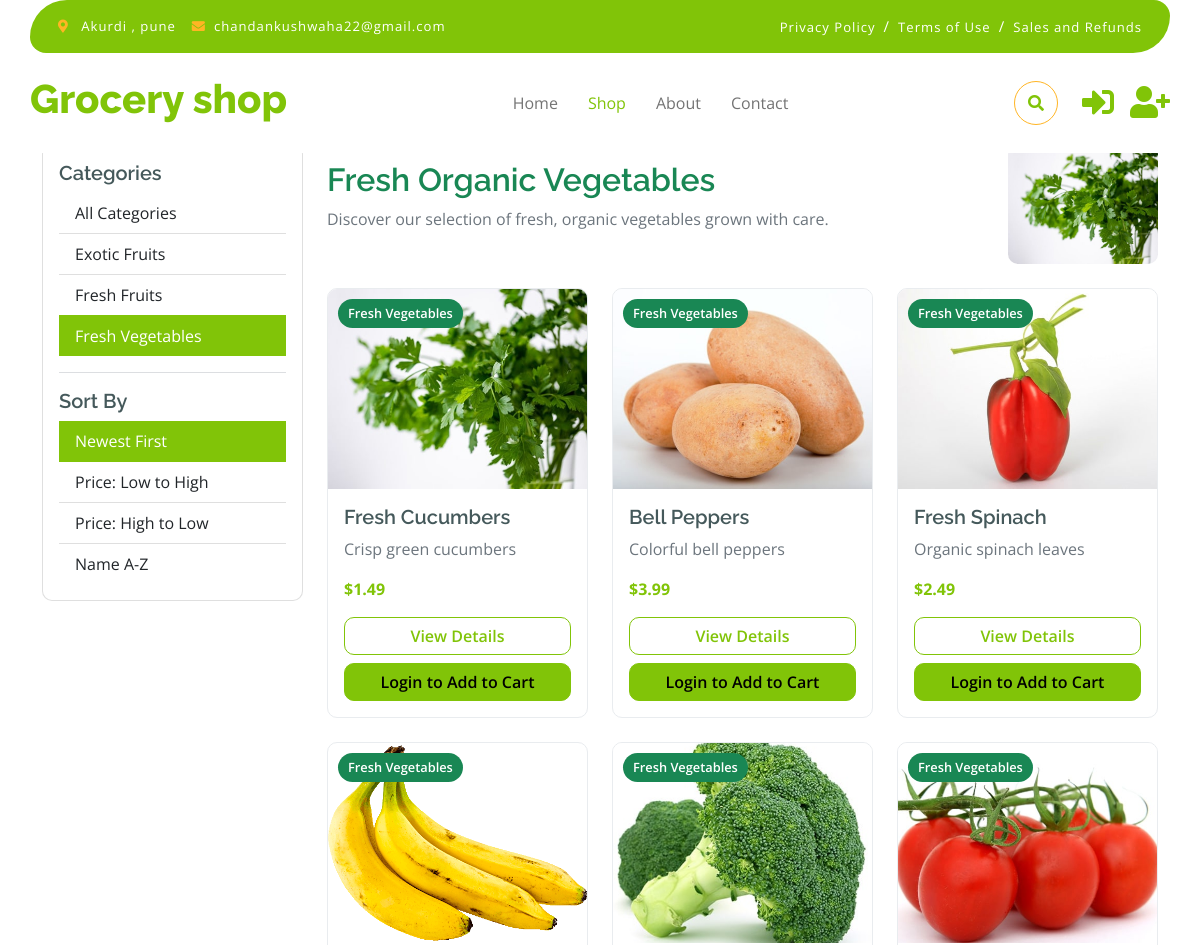
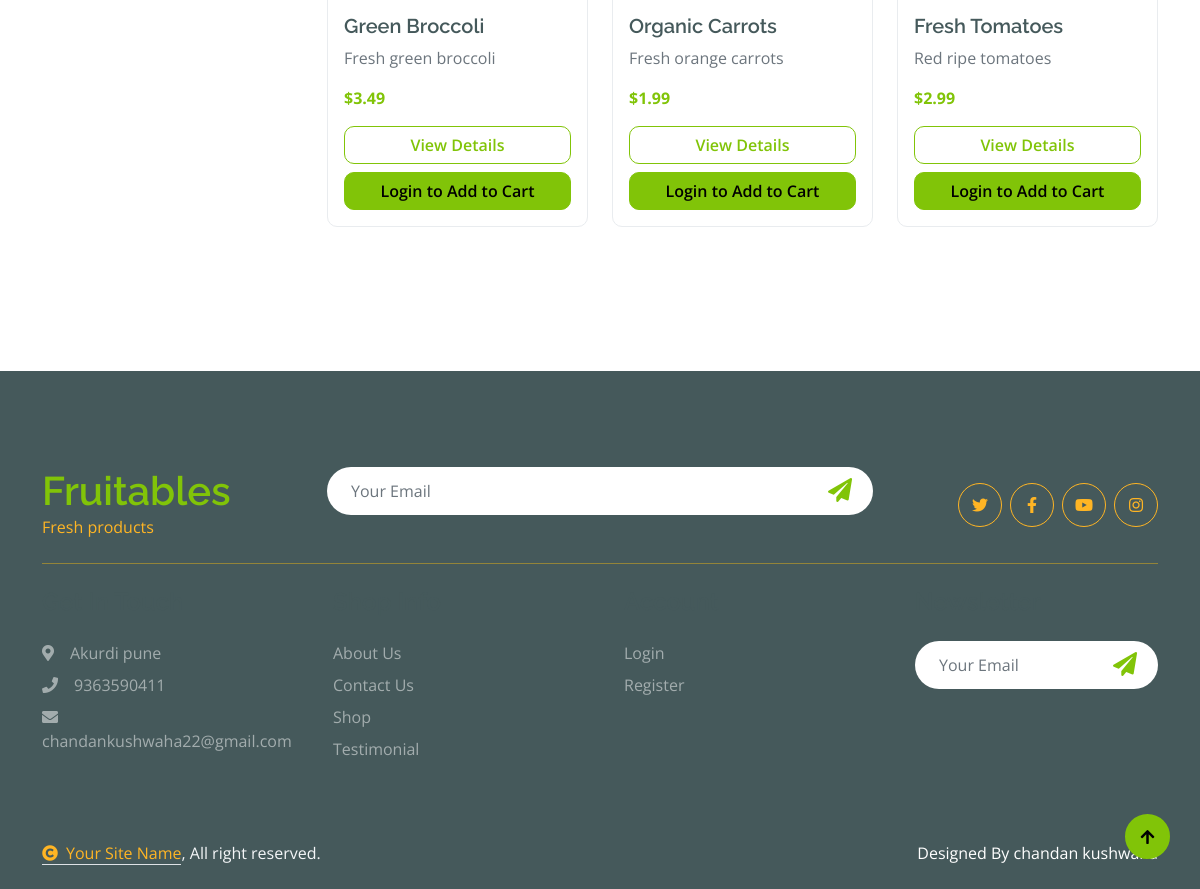
The page /shop/?category=fresh-vegetables on the database its author committed (2 pictures, top to bottom).
### store/models.py (models this page shows, shortened)
class Category(models.Model):
    name = models.CharField(max_length=100)
    slug = models.SlugField(unique=True)
    description = models.TextField(blank=True)
    image = models.ImageField(upload_to='categories/', blank=True, null=True)
    created_at = models.DateTimeField(auto_now_add=True)
    updated_at = models.DateTimeField(auto_now=True)
    class Meta:
        verbose_name_plural = 'Categories'
        ordering = ['name']

class Product(models.Model):
    name = models.CharField(max_length=200)
    slug = models.SlugField(unique=True)
    category = models.ForeignKey(Category, on_delete=models.CASCADE, related_name='products')
    description = models.TextField()
    price = models.DecimalField(max_digits=10, decimal_places=2)
    sale_price = models.DecimalField(max_digits=10, decimal_places=2, blank=True, null=True)
    image = models.ImageField(upload_to='products/')
    stock = models.PositiveIntegerField(default=0)
    is_featured = models.BooleanField(default=False)
    is_active = models.BooleanField(default=True)
    created_at = models.DateTimeField(auto_now_add=True)
    updated_at = models.DateTimeField(auto_now=True)
    class Meta:
        ordering = ['-created_at']
    @property
    def current_price(self):
        try:
            if self.sale_price and self.sale_price > 0:
                return Decimal(str(self.sale_price))
            return Decimal(str(self.price))
        except (AttributeError, ValueError, TypeError):
            return Decimal('0.00')
    @property
    def discount_percentage(self):
        try:
            if self.sale_price and self.price > self.sale_price:
                price = Decimal(str(self.price))
                sale_price = Decimal(str(self.sale_price))
                discount = ((price - sale_price) / price) * Decimal('100')
                return int(discount)
            return 0
        except (AttributeError, ValueError, TypeError, ZeroDivisionError):
            return 0
    def get_image_url(self):
        if self.image and hasattr(self.image, 'url'):
            return self.image.url
        image_mapping = {
            'Fresh Apples': '/static/img/fruite-item-1.jpg',
            'Organic Oranges': '/static/img/fruite-item-2.jpg',
            'Fresh Bananas': '/static/img/fruite-item-3.jpg',
            'Sweet Grapes': '/static/img/fruite-item-4.jpg',
            'Fresh Strawberries': '/static/img/fruite-item-5.jpg',
            'Ripe Mangoes': '/static/img/fruite-item-6.jpg',
            'Fresh Tomatoes': '/static/img/vegetable-item-1.jpg',
            'Organic Carrots': '/static/img/vegetable-item-2.jpg',
            'Green Broccoli': '/static/img/vegetable-item-3.png',
            'Fresh Spinach': '/static/img/vegetable-item-4.jpg',
            'Bell Peppers': '/static/img/vegetable-item-5.jpg',
            'Fresh Cucumbers': '/static/img/vegetable-item-6.jpg',
            'Dragon Fruit': '/static/img/best-product-1.jpg',
            'Pomegranate': '/static/img/best-product-2.jpg',
            'Kiwi Fruits': '/static/img/best-product-3.jpg',
            'Fresh Pineapple': '/static/img/best-product-4.jpg',
            'Avocado': '/static/img/best-product-5.jpg',
            'Fresh Papaya': '/static/img/best-product-6.jpg',
        }
        return image_mapping.get(self.name, '/static/img/best-product-1.jpg')

### store/views.py (the view)
# urls.py: path('shop/', views.shop, name='shop'),
def shop(request):
    products = Product.objects.filter(is_active=True)
    categories = Category.objects.all()
    category_slug = request.GET.get('category')
    if category_slug:
        products = products.filter(category__slug=category_slug)
    search_query = request.GET.get('search')
    if search_query:
        products = products.filter(
            Q(name__icontains=search_query) |
            Q(description__icontains=search_query) |
            Q(category__name__icontains=search_query)
        )
    sort_by = request.GET.get('sort', 'newest')
    if sort_by == 'price_low':
        products = products.order_by('price')
    elif sort_by == 'price_high':
        products = products.order_by('-price')
    elif sort_by == 'name':
        products = products.order_by('name')
    else:
        products = products.order_by('-created_at')
    paginator = Paginator(products, 12)
    page_number = request.GET.get('page')
    page_obj = paginator.get_page(page_number)
    context = {
        'products': page_obj,
        'categories': categories,
        'current_category': category_slug,
        'search_query': search_query,
        'sort_by': sort_by,
    }
    return render(request, 'store/shop.html', context)

### templates/store/shop.html (shortened to what this page needs)
{% extends 'base.html' %}
{% load static %}
{% block content %}
<div class="container-fluid py-5 mt-5">
    <div class="container py-5">
        <div class="row g-4">
            <div class="col-lg-3">
                <div class="card">
                    <div class="card-body">
                        <h5 class="card-title">Categories</h5>
                        <div class="list-group list-group-flush">
                            <a href="{% url 'shop' %}" class="list-group-item list-group-item-action {% if not current_category %}active{% endif %}">
                                All Categories
                            </a>
                            {% for category in categories %}
                            <a href="{% url 'shop' %}?category={{ category.slug }}" class="list-group-item list-group-item-action {% if current_category == category.slug %}active{% endif %}">
                                {{ category.name }}
                            </a>
                            {% endfor %}
                        </div>
                        <hr>
                        <h5 class="card-title">Sort By</h5>
                        <div class="list-group list-group-flush">
                            <a href="{% url 'shop' %}{% if current_category %}?category={{ current_category }}{% endif %}" class="list-group-item list-group-item-action {% if sort_by == 'newest' %}active{% endif %}">
                                Newest First
                            </a>
                            <a href="{% url 'shop' %}?sort=price_low{% if current_category %}&category={{ current_category }}{% endif %}" class="list-group-item list-group-item-action ">
                                Price: Low to High
                            </a>
                            <a href="{% url 'shop' %}?sort=price_high{% if current_category %}&category={{ current_category }}{% endif %}" class="list-group-item list-group-item-action ">
                                Price: High to Low
                            </a>
                            <a href="{% url 'shop' %}?sort=name{% if current_category %}&category={{ current_category }}{% endif %}" class="list-group-item list-group-item-action ">
                                Name A-Z
                            </a>
                        </div>
                    </div>
                </div>
            </div>
            <div class="col-lg-9">
                {% if current_category == 'fresh-vegetables' %}
                <div class="mb-4">
                    <div class="row align-items-center">
                        <div class="col-lg-8">
                            <h2 class="text-success">Fresh Organic Vegetables</h2>
                            <p class="text-muted">Discover our selection of fresh, organic vegetables grown with care.</p>
                        </div>
                        <div class="col-lg-4 text-end">
                            <img src="{% static 'img/vegetable-item-6.jpg' %}" class="img-fluid rounded" alt="Fresh Vegetables" style="max-height: 120px; width: auto;">
                        </div>
                    </div>
                </div>
                {% endif %}
                <div class="row g-4">
                    {% for product in products %}
                    <div class="col-md-6 col-lg-4">
                        <div class="card h-100 product-card">
                            <div class="product-image-container">
                                <img src="{{ product.get_image_url }}" class="card-img-top" alt="{{ product.name }}" style="height: 200px; object-fit: cover;">
                                {% if product.category.name == 'Fresh Vegetables' %}
                                <div class="category-badge bg-success">
                                    <span class="text-white">{{ product.category.name }}</span>
                                </div>
                                {% elif product.category.name == 'Fresh Fruits' %}
                                <div class="category-badge bg-warning">
                                    <span class="text-white">{{ product.category.name }}</span>
                                </div>
                                {% else %}
                                <div class="category-badge bg-primary">
                                    <span class="text-white">{{ product.category.name }}</span>
                                </div>
                                {% endif %}
                            </div>
                            <div class="card-body d-flex flex-column">
                                <h5 class="card-title">{{ product.name }}</h5>
                                <p class="card-text text-muted">{{ product.description|truncatewords:15 }}</p>
                                <div class="mt-auto">
                                    <div class="d-flex justify-content-between align-items-center mb-3">
                                        {% if product.discount_percentage > 0 %}
                                        <div>
                                            <span class="text-danger"><del>${{ product.price }}</del></span>
                                            <span class="text-primary fw-bold">${{ product.current_price }}</span>
                                            <span class="badge bg-danger ms-2">{{ product.discount_percentage }}% OFF</span>
                                        </div>
                                        {% else %}
                                        <span class="text-primary fw-bold">${{ product.current_price }}</span>
                                        {% endif %}
                                    </div>
                                    <div class="d-grid gap-2">
                                        <a href="{% url 'product_detail' product.slug %}" class="btn btn-outline-primary">View Details</a>
                                        {% if user.is_authenticated %}
                                        <form method="post" action="{% url 'cart' %}">
                                            {% csrf_token %}
                                            <input type="hidden" name="product_id" value="{{ product.id }}">
                                            <input type="hidden" name="action" value="add">
                                            <button type="submit" class="btn btn-primary w-100">Add to Cart</button>
                                        </form>
                                        {% else %}
                                        <a href="{% url 'login' %}" class="btn btn-primary">Login to Add to Cart</a>
                                        {% endif %}
                                    </div>
                                </div>
                            </div>
                        </div>
                    </div>
                    {% endfor %}
                </div>
            </div>
        </div>
    </div>
</div>
{% endblock %}

### static/css/style.css (style rules this page uses)
.btn { font-weight: 600; transition: .5s; }

### templates/store/shop.html (style rules this page uses)
.product-card { transition: transform 0.3s ease, box-shadow 0.3s ease; border: 1px solid #e9ecef; }
.product-image-container { position: relative; overflow: hidden; }
.category-badge { position: absolute; top: 10px; left: 10px; padding: 5px 10px; border-radius: 15px; font-size: 0.8rem; font-weight: 600; }
.card-img-top { transition: transform 0.3s ease; }

### rows shown on the page
Category: name "Exotic Fruits"
Category: name "Fresh Fruits"
Category: name "Fresh Vegetables"
Product: shows a picture, category.name "Fresh Vegetables", name "Fresh Cucumbers", description "Crisp green cucumbers", current_price "1.49"
Product: shows a picture, category.name "Fresh Vegetables", name "Bell Peppers", description "Colorful bell peppers", current_price "3.99"
Product: shows a picture, category.name "Fresh Vegetables", name "Fresh Spinach", description "Organic spinach leaves", current_price "2.49"
Product: shows a picture, category.name "Fresh Vegetables", name "Green Broccoli", description "Fresh green broccoli", current_price "3.49"
Product: shows a picture, category.name "Fresh Vegetables", name "Organic Carrots", description "Fresh orange carrots", current_price "1.99"
Product: shows a picture, category.name "Fresh Vegetables", name "Fresh Tomatoes", description "Red ripe tomatoes", current_price "2.99"
